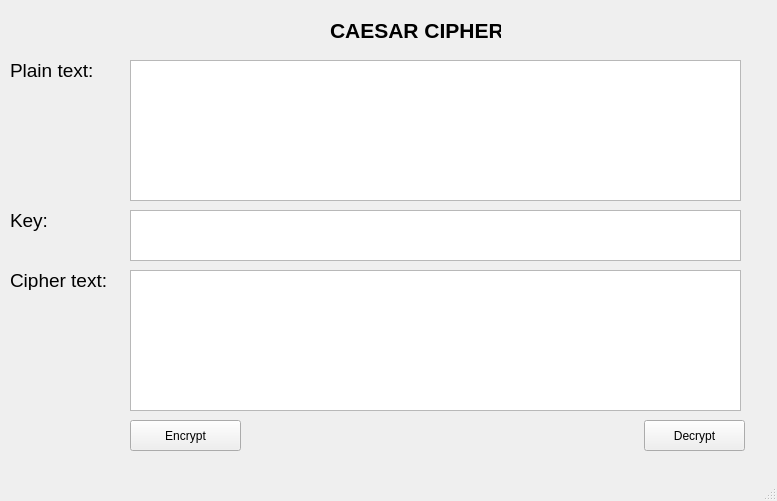
<?xml version="1.0" encoding="UTF-8"?>
<ui version="4.0">
 <class>MainWindow</class>
 <widget class="QMainWindow" name="MainWindow">
  <property name="geometry">
   <rect>
    <x>0</x>
    <y>0</y>
    <width>777</width>
    <height>501</height>
   </rect>
  </property>
  <property name="windowTitle">
   <string>Caesar Cipher</string>
  </property>
  <widget class="QWidget" name="centralwidget">
   <widget class="QPlainTextEdit" name="txtPlain">
    <property name="geometry">
     <rect>
      <x>130</x>
      <y>60</y>
      <width>611</width>
      <height>141</height>
     </rect>
    </property>
    <property name="font">
     <font>
      <pointsize>14</pointsize>
     </font>
    </property>
   </widget>
   <widget class="QPlainTextEdit" name="txtCipher">
    <property name="geometry">
     <rect>
      <x>130</x>
      <y>270</y>
      <width>611</width>
      <height>141</height>
     </rect>
    </property>
    <property name="font">
     <font>
      <pointsize>14</pointsize>
     </font>
    </property>
   </widget>
   <widget class="QLabel" name="label">
    <property name="geometry">
     <rect>
      <x>10</x>
      <y>60</y>
      <width>91</width>
      <height>21</height>
     </rect>
    </property>
    <property name="font">
     <font>
      <pointsize>14</pointsize>
     </font>
    </property>
    <property name="text">
     <string>Plain text:</string>
    </property>
   </widget>
   <widget class="QLabel" name="label_2">
    <property name="geometry">
     <rect>
      <x>10</x>
      <y>270</y>
      <width>111</width>
      <height>20</height>
     </rect>
    </property>
    <property name="font">
     <font>
      <pointsize>14</pointsize>
     </font>
    </property>
    <property name="text">
     <string>Cipher text:</string>
    </property>
   </widget>
   <widget class="QPlainTextEdit" name="txtKey">
    <property name="geometry">
     <rect>
      <x>130</x>
      <y>210</y>
      <width>611</width>
      <height>51</height>
     </rect>
    </property>
    <property name="font">
     <font>
      <pointsize>14</pointsize>
     </font>
    </property>
   </widget>
   <widget class="QLabel" name="label_3">
    <property name="geometry">
     <rect>
      <x>330</x>
      <y>20</y>
      <width>171</width>
      <height>21</height>
     </rect>
    </property>
    <property name="font">
     <font>
      <pointsize>16</pointsize>
      <weight>75</weight>
      <bold>true</bold>
     </font>
    </property>
    <property name="text">
     <string>CAESAR CIPHER</string>
    </property>
   </widget>
   <widget class="QLabel" name="label_4">
    <property name="geometry">
     <rect>
      <x>10</x>
      <y>210</y>
      <width>61</width>
      <height>21</height>
     </rect>
    </property>
    <property name="font">
     <font>
      <pointsize>14</pointsize>
     </font>
    </property>
    <property name="text">
     <string>Key:</string>
    </property>
   </widget>
   <widget class="QPushButton" name="btnEncrypt">
    <property name="geometry">
     <rect>
      <x>130</x>
      <y>420</y>
      <width>111</width>
      <height>31</height>
     </rect>
    </property>
    <property name="text">
     <string>Encrypt</string>
    </property>
   </widget>
   <widget class="QPushButton" name="btnDecrypt">
    <property name="geometry">
     <rect>
      <x>644</x>
      <y>420</y>
      <width>101</width>
      <height>31</height>
     </rect>
    </property>
    <property name="text">
     <string>Decrypt</string>
    </property>
   </widget>
  </widget>
  <widget class="QMenuBar" name="menubar">
   <property name="geometry">
    <rect>
     <x>0</x>
     <y>0</y>
     <width>777</width>
     <height>21</height>
    </rect>
   </property>
  </widget>
  <widget class="QStatusBar" name="statusbar"/>
 </widget>
 <resources/>
 <connections/>
</ui>
